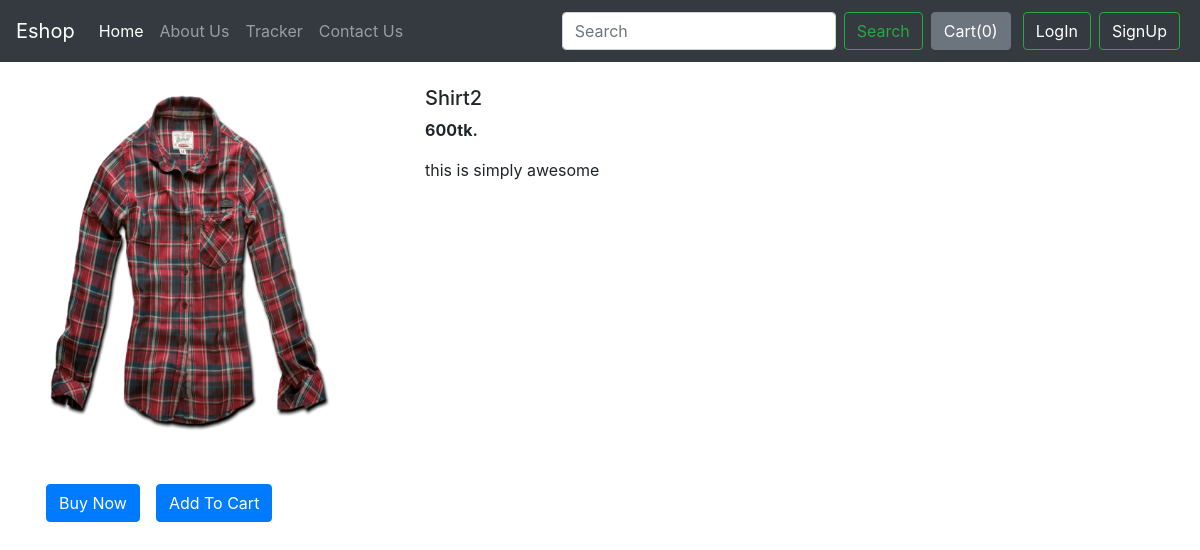
Page /ebazar/products/2 on the committed database.
### EbazarApp/models.py (models this page shows)
class Product(models.Model):
    id=models.AutoField(primary_key=True)
    product_name=models.CharField(max_length=50)
    category= models.ForeignKey(ProductType,on_delete=models.CASCADE, default="")
    sub_category= models.CharField(max_length=50, default="")
    price=models.IntegerField(default=0)
    desc=models.CharField(max_length=3000)
    pub_date=models.DateField()
    image= models.ImageField(upload_to="shop/images",default="")
    def __str__(self):
        return self.product_name

### EbazarApp/views.py (the view)
# urls.py: path("products/<int:myid>", views.productView, name="ProductView"),
def productView(request, myid):
    product=Product.objects.filter(id=myid)
    print(product)
    return render(request, "EbazarApp/prodView.html", {'product':product[0]})

### EbazarApp/templates/EbazarApp/prodView.html (shortened to what this page needs)
{% extends 'EbazarApp/basic.html' %}
{% block body %}
<div class="container my-4">
    <div class="row">
    <div class="col-md-4">
    <div class="row">
        <img src="/media/{{product.image}}" width="320px" height="350px">
    </div>
        <div class="row mt-5">
            <button class="btn btn-primary mx-3">Buy Now</button>
            <button class="btn btn-primary">Add To Cart</button>
        </div>
    </div>
    <div class="col-md-8">
        <h5>{{product.product_name}}</h5>
        <p><b>{{product.price}}tk. </b></p>
        <p>{{product.desc}}</p>
    </div>
    </div>
</div>
{% endblock %}

### rows in the picture
Product: image (picture), product_name "Shirt2", price "600", desc "this is simply awesome"
